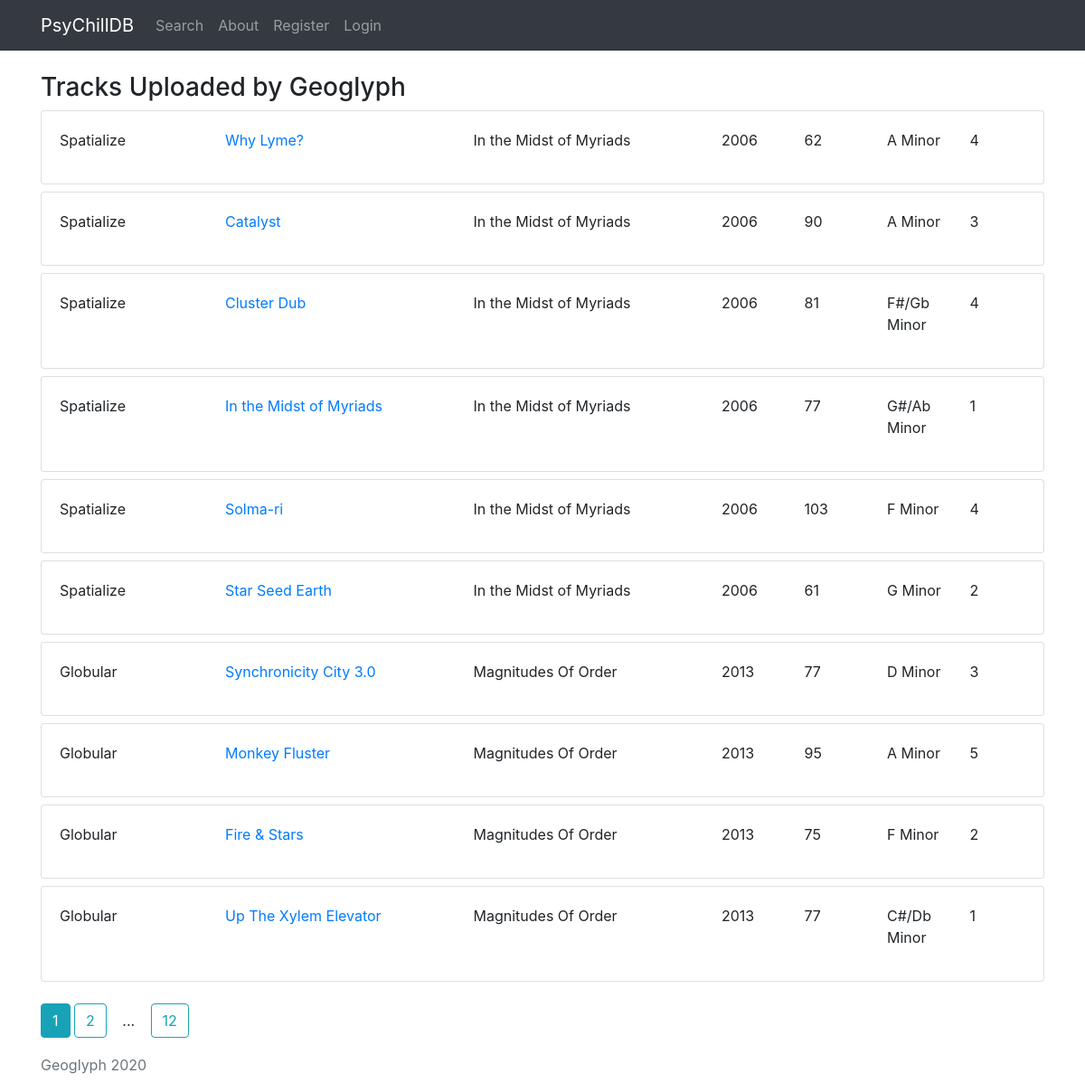
Screenshot of /user/Geoglyph with the database file from the repository.
### psychilldb/models.py (models this page shows, shortened)
class User(db.Model, UserMixin):
	id = db.Column(db.Integer, primary_key=True)
	username = db.Column(db.String(120), unique=False, nullable=False)
	email = db.Column(db.String(120), unique=False, nullable=False)
	password = db.Column(db.String(60), nullable=False)
	tracks = db.relationship('Track', backref='contributor', lazy=True)# 'lazy=True' means that SQL will load all the tracks by that user in one go when requested

class Track(db.Model):
	id = db.Column(db.Integer, primary_key=True)
	artist = db.Column(db.String(120), unique=False, nullable=False)
	album = db.Column(db.String(120), unique=False, nullable=False)
	title = db.Column(db.String(120), unique=False, nullable=False)
	year = db.Column(db.Integer, unique=False, nullable=False)
	tempo = db.Column(db.Integer, unique=False, nullable=False)
	key = db.Column(db.String(20), unique=False, nullable=False)
	energy = db.Column(db.Integer, unique=False, nullable=False)
	user_id = db.Column(db.Integer, db.ForeignKey('user.id'), nullable=False)# here user has a lowercase U as we are referencing the table and column name rather than the class

### psychilldb/routes.py (the view)
@app.route('/user/<string:username>')
def user(username):
	page = request.args.get('page', 1, type=int)
	username = username
	user = User.query.filter_by(username=username).first()
	user_track_list = Track.query.filter_by(user_id=user.id).paginate(page=page, per_page=10)
	return render_template('user.html', title='User: ' + username, user=user, user_track_list=user_track_list, nav=True)

### psychilldb/templates/user.html
{% extends 'layout.html' %}
{% block content %}
	<h3 class="mt-4">Tracks Uploaded by {{ user.username }}</h3>
	{% for track in user_track_list.items %}
		<div class="card mt-2">
			<div class="card-body">
				<div class="row">
					<div class="col-sm-2">
						<p>{{ track.artist }}</p>
					</div>
					<div class="col-sm-3">
						<a href="{{ url_for('track', track_id=track.id) }}">{{ track.title }}</a>
					</div>
					<div class="col-sm-3">
						<p>{{ track.album }}</p>
					</div>
					<div class="col-sm-1">
						<p>{{ track.year }}</p>
					</div>
					<div class="col-sm-1">
						<p>{{ track.tempo }}</p>
					</div>
					<div class="col-sm-1">
						<p>{{ track.key }}</p>
					</div>
					<div class="col-sm-1">
						<p>{{ track.energy }}</p>
					</div>
				</div>
			</div>
		</div>
	{% endfor %}
	<div>
		{% for page_num in user_track_list.iter_pages(left_edge=1, right_edge=1, left_current=1, right_current=2) %}
			{% if page_num %}
				{% if user_track_list.page==page_num %}
					<a class="btn btn-info mt-4" href="{{ url_for('user', username=user.username, page=page_num) }}">{{ page_num }}</a>
				{% else %}
					<a class="btn btn-outline-info mt-4" href="{{ url_for('user', username=user.username, page=page_num) }}">{{ page_num }}</a>
				{% endif %}
			{% else %}
				<a class="btn btn-outline-default mt-4">...</a>
			{% endif %}
		{% endfor %}
	</div>
{% endblock content %}

### psychilldb/static/customstyle.css (style rules this page uses)
html { position: relative; min-height: 100%; }
body { margin-bottom: 60px; }

### rows the page displays
User: username "Geoglyph"
Track: artist "Spatialize", title "Why Lyme?", album "In the Midst of Myriads", year "2006", tempo "62", key "A Minor", energy "4"
Track: artist "Spatialize", title "Catalyst", album "In the Midst of Myriads", year "2006", tempo "90", key "A Minor", energy "3"
Track: artist "Spatialize", title "Cluster Dub", album "In the Midst of Myriads", year "2006", tempo "81", key "F#/Gb Minor", energy "4"
Track: artist "Spatialize", title "In the Midst of Myriads", album "In the Midst of Myriads", year "2006", tempo "77", key "G#/Ab Minor", energy "1"
Track: artist "Spatialize", title "Solma-ri", album "In the Midst of Myriads", year "2006", tempo "103", key "F Minor", energy "4"
Track: artist "Spatialize", title "Star Seed Earth", album "In the Midst of Myriads", year "2006", tempo "61", key "G Minor", energy "2"
Track: artist "Globular", title "Synchronicity City 3.0", album "Magnitudes Of Order", year "2013", tempo "77", key "D Minor", energy "3"
Track: artist "Globular", title "Monkey Fluster", album "Magnitudes Of Order", year "2013", tempo "95", key "A Minor", energy "5"
Track: artist "Globular", title "Fire & Stars", album "Magnitudes Of Order", year "2013", tempo "75", key "F Minor", energy "2"
Track: artist "Globular", title "Up The Xylem Elevator", album "Magnitudes Of Order", year "2013", tempo "77", key "C#/Db Minor", energy "1"

### other values shown
{{ page_num }} "1"
{{ page_num }} "2" "12"
